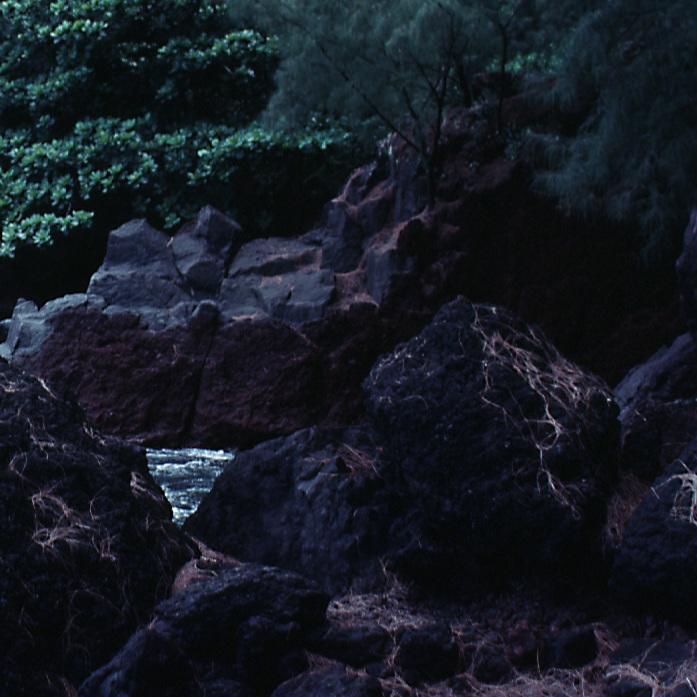
#> input picture Learning/Professional Courses/DIP/Tests/Test7/stream.jpg, 697 x 697 px
$ python test7_3.py
#> lines starting #> are read from the running program, lines starting #| are printed output that depends on the picture; after the words box and inside, x2 and y2 are one past the last pixel; in counts of white or black regions, pixels touching at a corner belong together
import cv2 as cv
import numpy as np
import matplotlib.pyplot as plt


def readImg(src, color=3):
    return cv.imread(src, color)


def showImg(title, img):
    cv.namedWindow(title, cv.WINDOW_AUTOSIZE)
    cv.imshow(title, img)


def saveImg(title, img, type='jpg'):
    cv.imwrite(title + '.' + type, img)


def RGB2HSI(img):
    weight, height = img.shape[:2]
    b, g, r = cv.split(img)
    # 归一化[0,1]
    b = b / 255.0
    g = g / 255.0
    r = r / 255.0
    img_HSI = img.copy()
    H, S, I = cv.split(img_HSI)
    for i in range(weight):
        for j in range(height):
            num = 0.5 * ((r[i, j] - g[i, j]) + (r[i, j] - b[i, j]))
            den = np.sqrt((r[i, j] - g[i, j]) ** 2 + (r[i, j] - b[i, j]) * (g[i, j] - b[i, j]))
            angle = float(np.arccos(num / den))

            if den == 0:
                H = 0
            elif b[i, j] <= g[i, j]:
                H = angle
            else:
                H = 2 * 3.1415926 - angle

            min_RGB = min(min(b[i, j], g[i, j]), r[i, j])
            sum = b[i, j] + g[i, j] + r[i, j]
            if sum == 0:
                S = 0
            else:
                S = 1 - 3 * min_RGB / sum

            H = H / (2 * 3.14159265)
            I = sum / 3.0
            # 扩充到255，一般H在[0,2pi],S和I在[0,1]之间
            img_HSI[i, j, 0] = H * 255
            img_HSI[i, j, 1] = S * 255
            img_HSI[i, j, 2] = I * 255
        return img_HSI


def HSI2RGB(img):
    weight,height = img.shape[:2]
    img_rgb = img.copy()
    H,S,I = cv.split(img)
    [H, S, I] = [i / 255.0 for i in ([H, S, I])]
    R, G, B = H, S, I
    for i in range(weight):
        h = H[i] * 2 * np.pi

        # H大于等于0小于120度时
        a1 = h >= 0
        a2 = h < 2 * np.pi / 3
        a = a1 & a2  # 第一种情况
        tmp = np.cos(np.pi / 3 - h)
        b = I[i] * (1 - S[i])
        r = I[i] * (1 + S[i] * np.cos(h) / tmp)
        g = 3 * I[i] - r - b
        B[i][a] = b[a]
        R[i][a] = r[a]
        G[i][a] = g[a]

        # H大于等于120度小于240度
        a1 = h >= 2 * np.pi / 3
        a2 = h < 4 * np.pi / 3
        a = a1 & a2  # 第二种情况
        tmp = np.cos(np.pi - h)
        r = I[i] * (1 - S[i])
        g = I[i] * (1 + S[i] * np.cos(h - 2 * np.pi / 3) / tmp)
        b = 3 * I[i] - r - g
        R[i][a] = r[a]
        G[i][a] = g[a]
        B[i][a] = b[a]

        # H大于等于240度小于360度
        a1 = h >= 4 * np.pi / 3
        a2 = h < 2 * np.pi
        a = a1 & a2  # 第三种情况
        tmp = np.cos(5 * np.pi / 3 - h)
        g = I[i] * (1 - S[i])
        b = I[i] * (1 + S[i] * np.cos(h - 4 * np.pi / 3) / tmp)
        r = 3 * I[i] - g - b
        B[i][a] = b[a]
        G[i][a] = g[a]
        R[i][a] = r[a]
    img_rgb[:, :, 0] = B * 255
    img_rgb[:, :, 1] = G * 255
    img_rgb[:, :, 2] = R * 255
    return img_rgb


if __name__ == "__main__":
    img = readImg('stream.jpg', 1)
#> in readImg, returned value is the input picture: shape (697, 697, 3); mean B, G, R 36, 27.4, 21.9
    (b, g, r) = cv.split(img)  # 通道分解
    bH = cv.equalizeHist(b)
    gH = cv.equalizeHist(g)
    rH = cv.equalizeHist(r)
    result = cv.merge((bH, gH, rH), )  # 通道合成
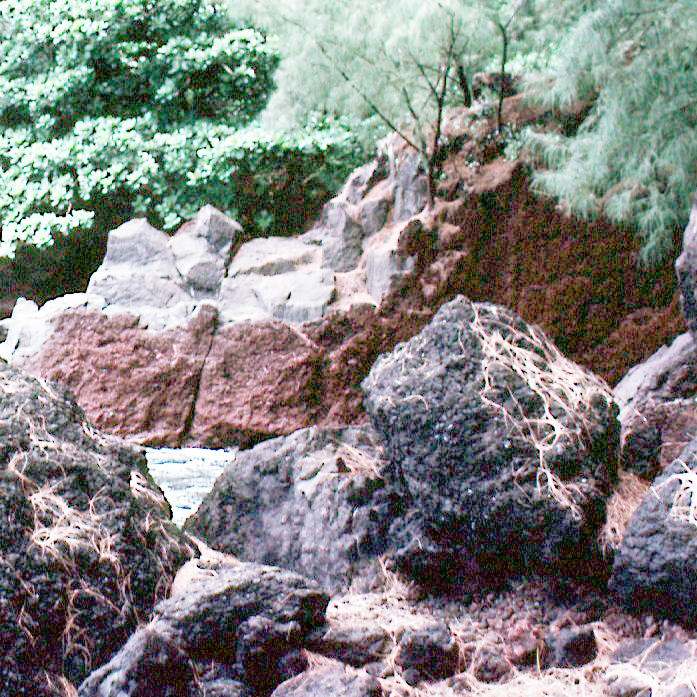
#> result: shape (697, 697, 3); mean B, G, R 129.8, 131.2, 131.3
    res = np.hstack((img, result))
    cv.imshow('dst', res)
    cv.waitKey(0)

    #
    img = readImg('stream.jpg')
    img_HSI = RGB2HSI(img)
#> after the loop in RGB2HSI, `for i in range(weight):`:
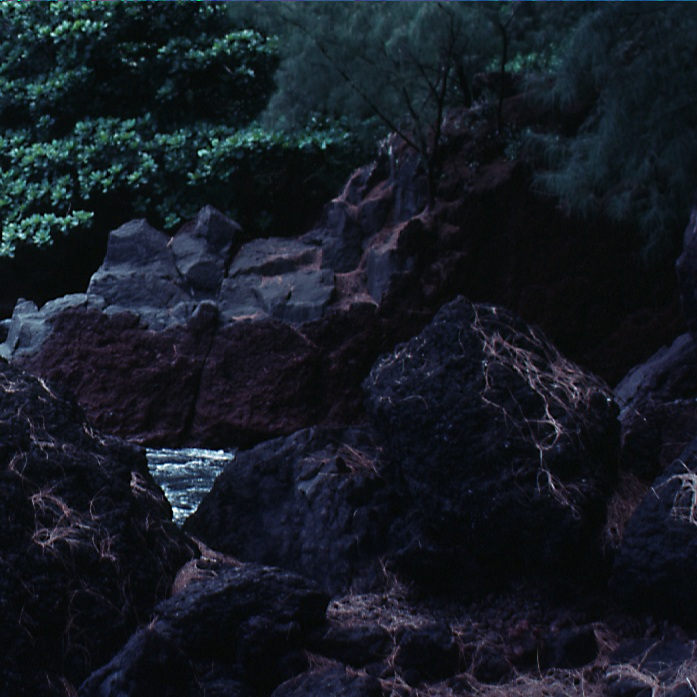
#> img_HSI: shape (697, 697, 3); 0.14% of pixels changed, all inside (x1, y1, x2, y2) = (0, 0, 697, 1)
    (H,S,I) = cv.split(img)
    HH = cv.equalizeHist(H)
    SH = cv.equalizeHist(S)
    IH = cv.equalizeHist(I)
    img_nHSI = cv.merge((H,S,IH), )
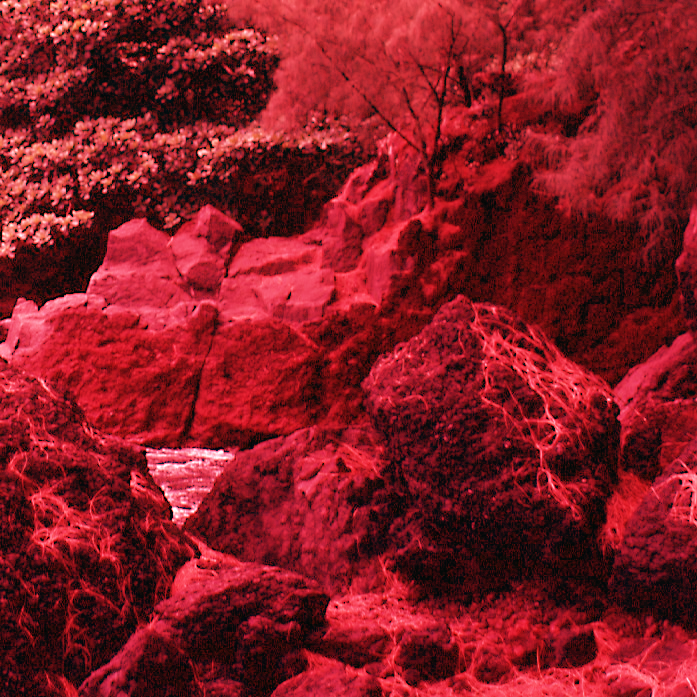
#> img_nHSI: shape (697, 697, 3); mean B, G, R 36, 27.4, 131.3

    # [5 lines of commented-out code are left out]

    img_RGB = HSI2RGB(img_nHSI)
#> after the loop in HSI2RGB, `for i in range(weight):`:
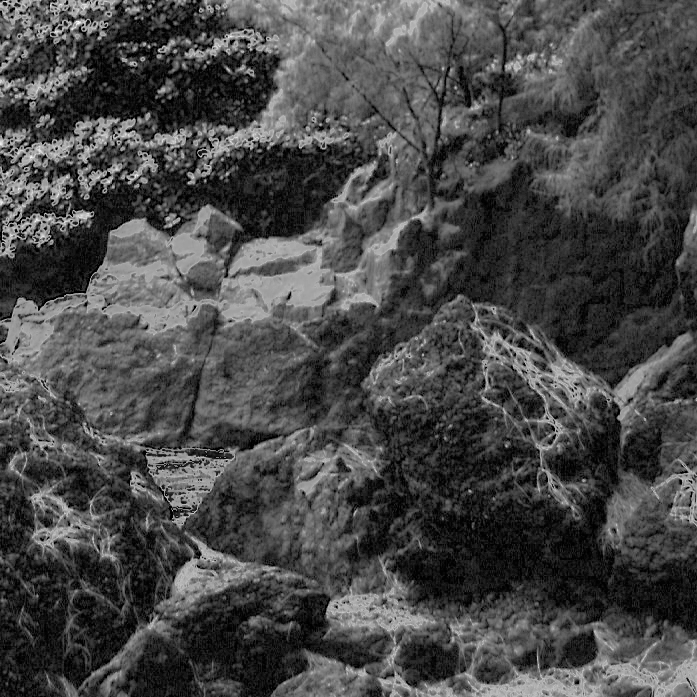
#> G: shape (697, 697) float64; min 0, max 2, mean 0.567; drawn with min black and max white
#> after the loop in HSI2RGB, `for i in range(weight):`:
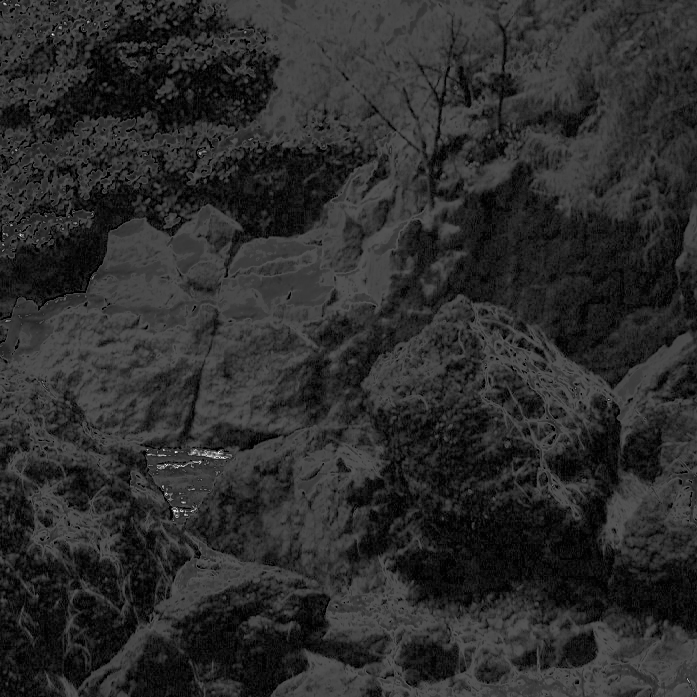
#> R: shape (697, 697) float64; min 0, max 2.92, mean 0.511; drawn with min black and max white
#> in HSI2RGB, `img_rgb[:, :, 2] = R * 255`:
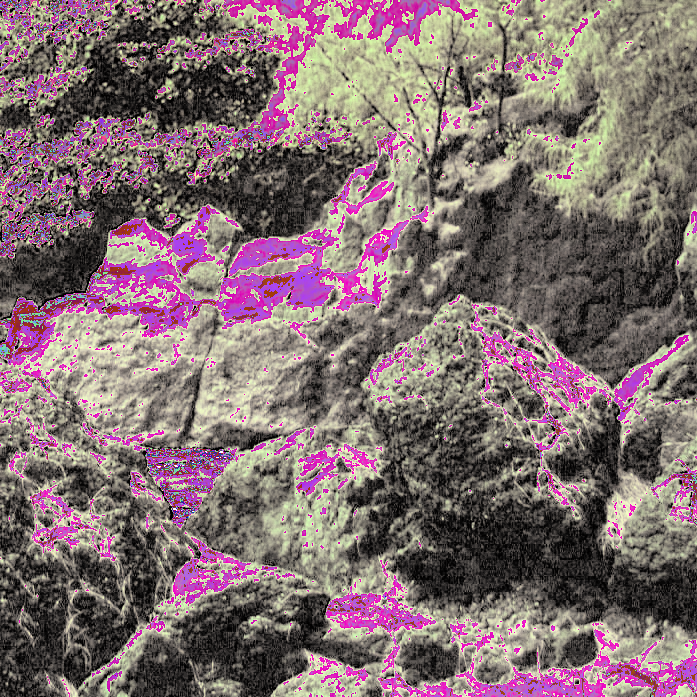
#> img_rgb: shape (697, 697, 3); mean B, G, R 112.2, 109.6, 129.4
    img_out = np.hstack((img, img_RGB))
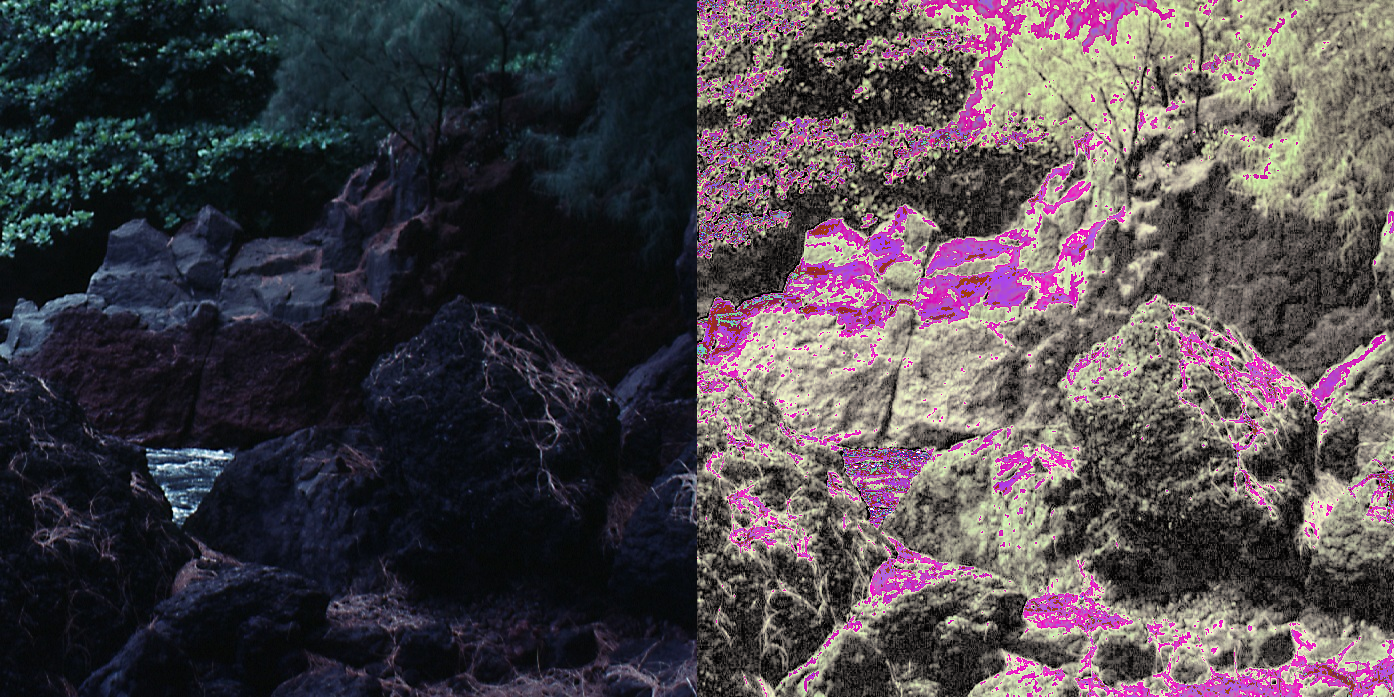
#> img_out: shape (697, 1394, 3); mean B, G, R 74.1, 68.5, 75.7
    # stacking images side-by-side
    #
    showImg('my', img_out)
    cv.waitKey(0)
